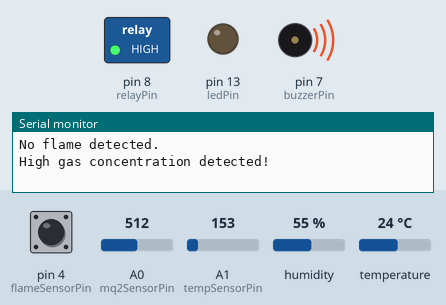
A sketch run on a simulated Arduino Uno, built with avr-gcc and run on an emulated ATmega328P. Parts: switched loads named in the sketch (green lamp = pin HIGH), output pins drawn as LEDs (lit = HIGH), buzzer (waves = sounding, pin HIGH), the last lines printed to the serial monitor. Inputs (shaded band) come from the test bench; at power-on: pin 4 (flameSensorPin) HIGH, humidity 55 %, A1 (tempSensorPin) = 153, A0 (mq2SensorPin) = 512, temperature 24 °C.

Above: at 1.3 s.
1.4 s: pin 4 (flameSensorPin) driven LOW
At 2.9 s:
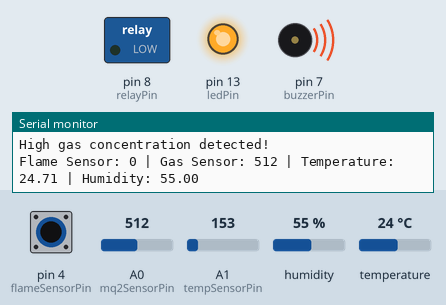
3.2 s: humidity set to 69 %
9.7 s: humidity set to 72 %
13.6 s: A1 (tempSensorPin) set to 177
16.0 s: pin 4 (flameSensorPin) driven HIGH
At 17.4 s:
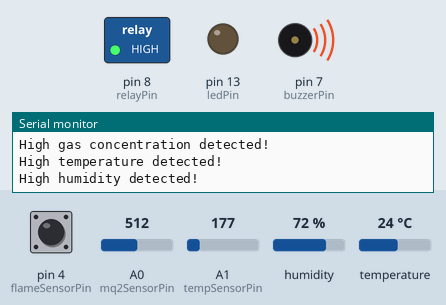
17.8 s: pin 4 (flameSensorPin) pulsed LOW 2 times (0.12 s each, 0.3 s apart)
At 18.4 s:
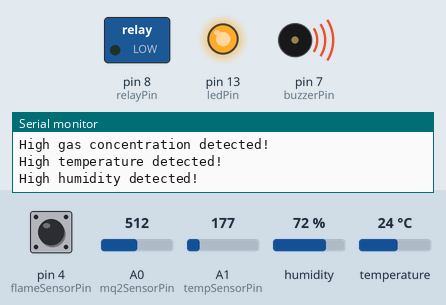
Timing chart, 0 to 25.9 s (numbered marks = the images above; inputs shaded):
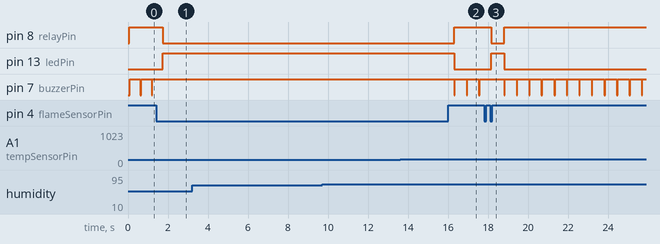

Measured:
- after the input at 1.4 s, pin 8 (relayPin): HIGH → LOW after 0.35 s; pin 13 (ledPin): LOW → HIGH after 0.35 s; pin 7 (buzzerPin): stops changing and stays HIGH
- after the input at 16.0 s, pin 8 (relayPin): LOW → HIGH after 0.31 s; pin 13 (ledPin): HIGH → LOW after 0.31 s; pin 7 (buzzerPin): alternates HIGH for 0.59 s and LOW for 0.04 s, starting after 0.31 s
- after the input at 17.8 s, pin 8 (relayPin): HIGH → LOW after 0.37 s, → HIGH 0.64 s later; pin 13 (ledPin): LOW → HIGH after 0.37 s, → LOW 0.64 s later
- by itself, pin 7 (buzzerPin): alternates HIGH for 0.53 s and LOW for 0.04 s

The sketch:

sensor_code.ino
```cpp
// Pin definitions
const int flameSensorPin = 4; // Signal pin of the flame sensor
const int mq2SensorPin = A0; // Analog pin for MQ2 gas sensor
const int tempSensorPin = A1; // Analog pin for Temperature sensor
const int dht11Pin = 2;      // Digital pin for DHT11 humidity sensor
const int ledPin = 13;       // Built-in LED on Arduino
const int relayPin = 8;      // Pin connected to the relay module
const int buzzerPin = 7;     // Pin connected to the piezo buzzer

// Thresholds
const int gasThreshold = 120;     // Threshold for MQ2 gas sensor
const int tempThreshold = 30;     // Threshold for Temperature in Celsius (adjust as needed)
const int humidityThreshold = 70; // Threshold for Humidity in percentage

#include "DHT.h"
#define DHTTYPE DHT11
DHT dht(dht11Pin, DHTTYPE);

void setup() {
  pinMode(flameSensorPin, INPUT); // Flame sensor as input
  pinMode(mq2SensorPin, INPUT);   // MQ2 gas sensor as input
  pinMode(tempSensorPin, INPUT);  // Temperature sensor as input
  pinMode(ledPin, OUTPUT);        // LED as output
  pinMode(relayPin, OUTPUT);      // Relay as output
  pinMode(buzzerPin, OUTPUT);     // Buzzer as output

  digitalWrite(relayPin, LOW);    // Ensure the relay is off initially
  digitalWrite(buzzerPin, LOW);   // Ensure the buzzer is off initially

  Serial.begin(9600);             // Initialize Serial Monitor
  dht.begin();                    // Initialize DHT sensor
}

void loop() {
  // Read the flame sensor
  int flameSensorValue = digitalRead(flameSensorPin);
  // Read the MQ2 gas sensor (analog value)
  int gasSensorValue = analogRead(mq2SensorPin);
  // Read the temperature sensor (analog value converted to Celsius)
  int tempSensorValue = analogRead(tempSensorPin);
  float voltage = (tempSensorValue / 1024.0) * 5.0; // Convert to voltage
  float temperature = (voltage - 0.5) * 100;        // Convert to Celsius
  // Read humidity from DHT11 sensor
  float humidity = dht.readHumidity();

  // Log sensor values to the Serial Monitor
  Serial.print("Flame Sensor: ");
  Serial.print(flameSensorValue);
  Serial.print(" | Gas Sensor: ");
  Serial.print(gasSensorValue);
  Serial.print(" | Temperature: ");
  Serial.print(temperature);
  Serial.print(" | Humidity: ");
  Serial.println(humidity);

  // Handle flame sensor input
  if (flameSensorValue == LOW) { // Flame detected
    Serial.println("Flame detected!");
    digitalWrite(ledPin, HIGH);   // Turn on LED
    digitalWrite(relayPin, LOW);  // Turn on pump
    digitalWrite(buzzerPin, HIGH); // Turn on buzzer
  } else {
    Serial.println("No flame detected.");
    digitalWrite(ledPin, LOW);    // Turn off LED
    digitalWrite(relayPin, HIGH); // Turn off pump
    digitalWrite(buzzerPin, LOW); // Turn on buzzer
  }

  // Handle MQ2 gas sensor input
  if (gasSensorValue > gasThreshold) { // Gas concentration exceeds threshold
    Serial.println("High gas concentration detected!");
    digitalWrite(buzzerPin, HIGH); // Turn on buzzer
  }

  // Handle temperature sensor input
  if (temperature > tempThreshold) { // Temperature exceeds threshold
    Serial.println("High temperature detected!");
    digitalWrite(buzzerPin, HIGH); // Turn on buzzer
  }

  // Handle humidity sensor input
  if (humidity > humidityThreshold) { // Humidity exceeds threshold
    Serial.println("High humidity detected!");
    digitalWrite(buzzerPin, HIGH); // Turn on buzzer
  }

  // Turn off buzzer if no alarms
  if (flameSensorValue != LOW && gasSensorValue <= gasThreshold && temperature <= tempThreshold && humidity <= humidityThreshold) {
    digitalWrite(buzzerPin, LOW);  // Turn off buzzer
  }

  delay(500); // Wait for half a second
}
```
